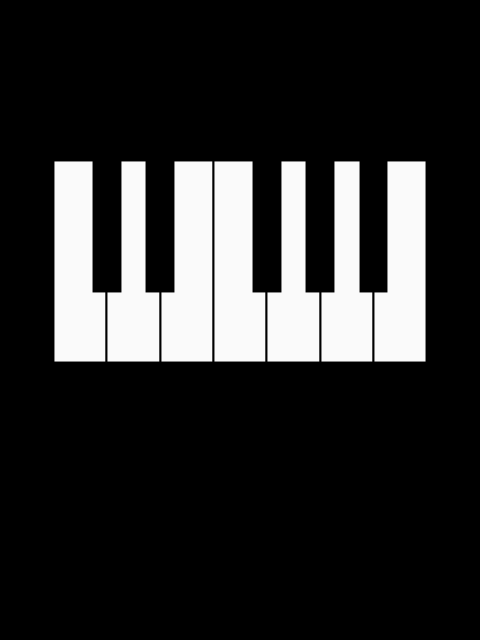
Frame 1 (no input)
Frame 2 (the mouse pressed at the canvas centre, redrawn once): identical to frame 1, image omitted

The Processing sketch that drew this single still picture (run headless with seeded random() and noise(); the mouse was pressed at the canvas centre and the sketch redrawn once):

// Processing sketch: pianist_the
// ── pianist_the.pde
// Manuale di Programmazione Cinematografica
// Daniele Olmisani, 2016

// The Pianist (2002)


final color PAPER = color(0, 0, 0);
final color INK = color(250, 250, 250);

final int KEYS = 7;


void setup() {
  size(480, 640);
  noLoop();
}


void draw() {
  
  final float S =  min(width, height);
  final float U = 0.002;
  
  translate(0.50*width, 0.25*height);
  scale(S);
  
  float keyW = 1.0 / (KEYS+2);
  float keyH = 3.8 * keyW;
  
  background(PAPER);
  strokeWeight(2*U);
  
  fill(INK);
  for(int i=0; i<KEYS; i++) {
    rect(0+(i-KEYS/2.0)*keyW, 0, keyW, keyH);
  }
  
  fill(PAPER);
  for(int i=0; i<KEYS-1; i++) {
    if (i != 2) {
      rect((0.25*keyW)+(i-(KEYS-1)/2.0)*keyW, 0, 0.50*keyW, 0.65*keyH);
    }
  }
  
  save("the-pianist.png");
}
